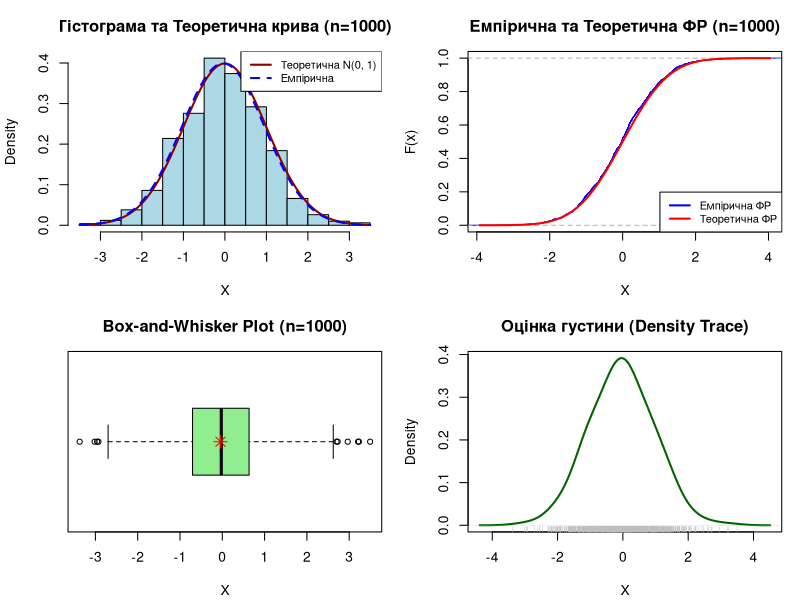

This figure's R source: (Note: this script raises an error after producing the figure.)
## ---- chunk 1
# ==============================================================================
# 1. ПІДГОТОВКА СЕРЕДОВИЩА ТА ДАНИХ
# ==============================================================================

# Встановлення та завантаження необхідних бібліотек
# install.packages(c("e1071", "dplyr"))
library(e1071) 
library(dplyr)
library(ggplot2) # Додатково для кращих графіків

# Фіксація параметрів генератора (для відтворюваності моєї вибірки)
set.seed(42) 
a <- 0     # Теоретичне математичне сподівання
s <- 1     # Теоретичне стандартне квадратичне відхилення (СКВ)
n1 <- 100  # Обсяг першої вибірки
n2 <- 1000 # Обсяг другої вибірки

# Генерація вибірок
X100 <- rnorm(n1, a, s) 
X1000 <- rnorm(n2, a, s) 

cat("
## Параметри моделювання
a = ", a, ", s = ", s, " (N(0, 1))
Обсяг вибірок: n1 = ", n1, ", n2 = ", n2, "\n")

# Вивід основної статистики для n=1000 (за прикладом)
cat("\n## Сумарна статистика для X1000:\n")
summary(X1000)
cat("\n")

# ==============================================================================
# 2. ФУНКЦІЯ ДЛЯ ОБЧИСЛЕННЯ ЕМПІРИЧНИХ ХАРАКТЕРИСТИК
# ==============================================================================

# Функція для обчислення характеристик (для зручності)
calculate_stats <- function(X, n) {
  x_mean <- mean(X)
  x_var_biased <- mean((X - x_mean)^2) # Зміщена дисперсія
  x_var_unbiased <- var(X)            # Незміщена дисперсія
  x_sd_biased <- sqrt(x_var_biased)   # Зміщене СКВ
  x_sd_unbiased <- sd(X)              # Незміщене СКВ
  mu3 <- mean((X - x_mean)^3)
  mu4 <- mean((X - x_mean)^4)
  
  # Асиметрія та Ексцес (функції з e1071 використовують незміщені оцінки)
  skew <- skewness(X, type = 2) # Тип 2 (G1)
  kurt <- kurtosis(X, type = 2) # Тип 2 (G2, Ексцес: Kurtosis - 3)
  
  return(list(
    a_par = x_mean,
    s_par = x_sd_unbiased,
    m_x = x_mean,
    D_biased = x_var_biased,
    D_unbiased = x_var_unbiased,
    sigma_biased = x_sd_biased,
    sigma_unbiased = x_sd_unbiased,
    mu3 = mu3,
    mu4 = mu4,
    As = skew,
    Ek = kurt
  ))
}

stats_100 <- calculate_stats(X100, n1)
stats_1000 <- calculate_stats(X1000, n2)

# ==============================================================================
# 3. ТАБЛИЦЯ ЧИСЛОВИХ ХАРАКТЕРИСТИК (П. 5)
# ==============================================================================

# Створення таблиці у форматі data frame
table_data <- data.frame(
  "Назва числової характеристики" = c(
    "α (Оцінка параметра m(x))", 
    "σ (Оцінка параметра СКВ)",
    "Математичне сподівання m(x)", 
    "Дисперсія D(x) (зміщ.)", 
    "Виправлена дисперсія D(x) (незміщ.)",
    "СКВ σ(x) (зміщ.)",
    "Виправлене СКВ σ̃(x) (незміщ.)",
    "Центральний момент 3-го порядку μ3", 
    "Центральний момент 4-го порядку μ4", 
    "Асиметрія As", 
    "Ексцес Ek"
  ),
  "Теоретичне значення" = c(a, s, a, s^2, s^2, s, s, 0, 3, 0, 0),
  "Вибіркове значення, n=100" = round(unlist(stats_100), 6),
  "Вибіркове значення, n=1000" = round(unlist(stats_1000), 6)
)

# Форматування для R Notebook (Markdown Table)
cat("
## 📋 Таблиця – Теоретичні та Емпіричні (вибіркові) числові характеристики
")
print(knitr::kable(table_data))
cat("\n---")


# ==============================================================================
# 4. ВІЗУАЛІЗАЦІЯ (П. 2, 3, 4)
# ==============================================================================

# Об'єднання графіків у компактний варіант
par(mfrow = c(2, 2), mar = c(4, 4, 3, 1) + 0.1) 

# --- 4.1. Гістограма та Функція щільності (П. 2) ---
hist(X1000, 
     freq = FALSE, 
     col = "Lightblue", 
     main = "Гістограма та Теоретична крива (n=1000)", 
     xlab = "X",
     ylab = "Density",
     border = 1)
# Додавання теоретичної кривої (N(0, 1))
curve(dnorm(x, a, s), 
      col = "darkred", 
      lwd = 2, 
      add = TRUE)
# Додавання емпіричної кривої (оцінки)
curve(dnorm(x, stats_1000$m_x, stats_1000$s_par), 
      col = "blue", 
      lty = 2,
      lwd = 2, 
      add = TRUE)
legend("topright", 
       legend = c("Теоретична N(0, 1)", "Емпірична"), 
       col = c("darkred", "blue"), 
       lty = c(1, 2), 
       lwd = 2,
       cex = 0.8)


# --- 4.2. Графік Функцій розподілу (П. 3) ---
plot(ecdf(X1000), 
     main = "Емпірична та Теоретична ФР (n=1000)",
     xlab = "X", 
     ylab = "F(x)",
     col = "blue", 
     pch = 19,
     verticals = TRUE)
# Додавання теоретичної ФР
curve(pnorm(x, a, s), 
      col = "red", 
      lwd = 2, 
      add = TRUE)
legend("bottomright", 
       legend = c("Емпірична ФР", "Теоретична ФР"), 
       col = c("blue", "red"), 
       lty = 1, 
       lwd = 2,
       cex = 0.8)


# --- 4.3. Box-and-Whisker Plot (П. 4) ---
boxplot(X1000, 
        main = "Box-and-Whisker Plot (n=1000)", 
        col = "lightgreen", 
        border = 1,
        xlab = "X",
        horizontal = TRUE) 
points(mean(X1000), 1, pch = 8, col = "red", cex = 1.5) # Позначаємо середнє


# --- 4.4. Додаткові графіки: Оцінка густини + Rug Plot ---
plot(density(X1000, adjust = 1.5), 
     main = "Оцінка густини (Density Trace)", 
     xlab = "X", 
     ylab = "Density",
     col = "darkgreen", 
     lwd = 2)
# Додавання rug plot (місця значень)
rug(X1000, col = "gray")


# Повертаємо параметри графічного вікна за замовчуванням
par(mfrow = c(1, 1))

# ==============================================================================
# 5. СТАТИСТИЧНИЙ РОЗПОДІЛ (ІНТЕРВАЛЬНА ТАБЛИЦЯ) (П. 1)
# ==============================================================================

cat("\n---
## 🔢 Статистичний розподіл (Інтервальна таблиця відносних частот)
\n")

# Визначення параметрів
k <- ceiling(1 + 3.322 * log10(n2)) # Кількість інтервалів за Стерджесом
range_x <- max(X1000) - min(X1000)
h <- range_x / k # Довжина інтервалу

# Побудова інтервалів та обчислення частот
breaks <- seq(min(X1000), max(X1000) + h, by = h)
counts <- hist(X1000, breaks = breaks, plot = FALSE)$counts
relative_freq <- counts / n2

# Створення таблиці
interval_table <- data.frame(
  "Номер інтервалу" = 1:k,
  "Межі інтервалу" = paste0("(", round(breaks[-length(breaks)], 4), ", ", round(breaks[-1], 4), "]"),
  "Частота mi" = counts,
  "Відносна частота wi" = round(relative_freq, 4)
)

print(knitr::kable(interval_table))
cat("\n")

# ---
